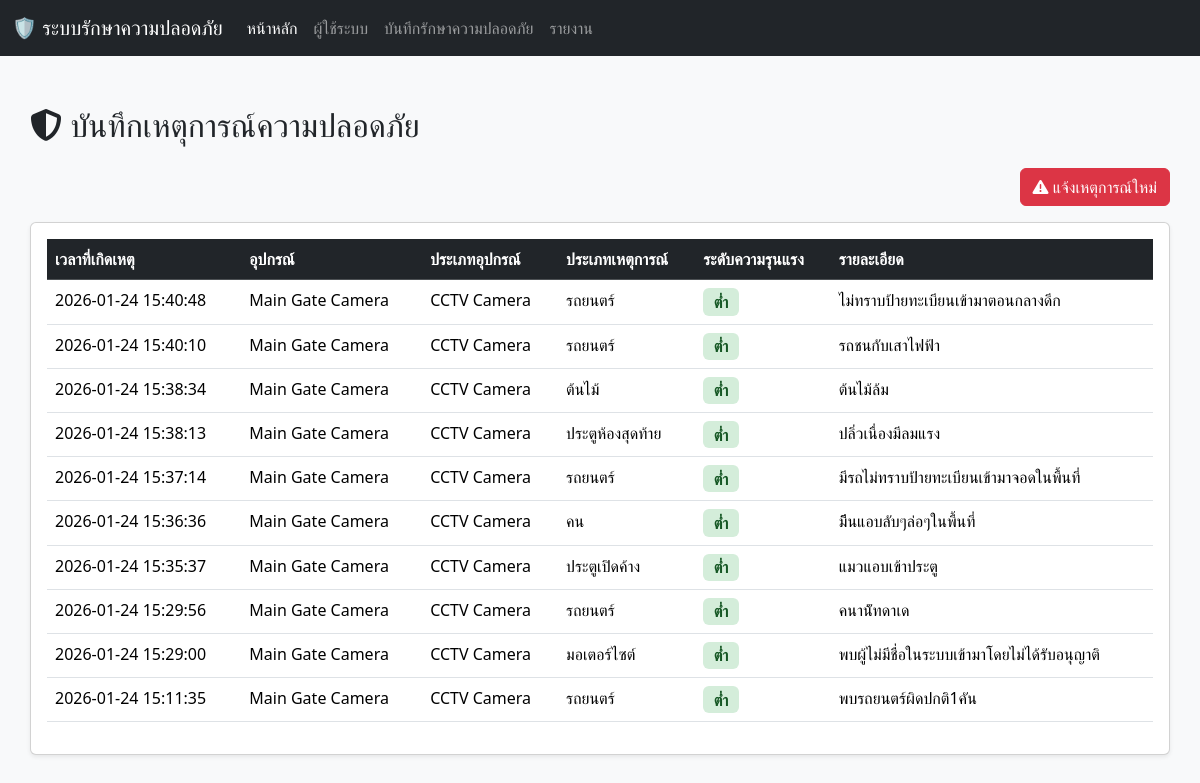
Screenshot of /security.php with the database file from the repository.
### tables this page shows
CREATE TABLE `security_events` (
  `event_id` int(11) NOT NULL,
  `device_id` int(11) DEFAULT NULL,
  `event_type` varchar(50) DEFAULT NULL,
  `event_time` datetime DEFAULT current_timestamp(),
  `severity` enum('low','medium','high') DEFAULT 'low',
  `description` text DEFAULT NULL
);

CREATE TABLE `devices` (
  `device_id` int(11) NOT NULL,
  `device_name` varchar(100) NOT NULL,
  `type_id` int(11) DEFAULT NULL,
  `location_id` int(11) DEFAULT NULL,
  `status` enum('online','offline','maintenance') DEFAULT 'offline',
  `install_date` date DEFAULT NULL
);

CREATE TABLE `device_types` (
  `type_id` int(11) NOT NULL,
  `type_name` varchar(50) NOT NULL
);

### security.php (the view, shortened to what this page needs)
<?php
include('db.php');
$sql = "SELECT e.*, d.device_name, dt.type_name
        FROM security_events e
        LEFT JOIN devices d ON e.device_id = d.device_id
        LEFT JOIN device_types dt ON d.type_id = dt.type_id
        ORDER BY e.event_time DESC";
$result = $conn->query($sql);
?>
<!DOCTYPE html>
<html lang="th">
<head>
    <link href="https://cdn.jsdelivr.net/npm/bootstrap@5.3.2/dist/css/bootstrap.min.css" rel="stylesheet">
    <link rel="stylesheet" href="https://cdnjs.cloudflare.com/ajax/libs/font-awesome/6.4.2/css/all.min.css">
</head>
<body class="bg-light">
    <?php include('master/navbar.php'); ?>
    <div class="container content-section">
        <h2 class="mb-4"><i class="fas fa-shield-alt"></i> บันทึกเหตุการณ์ความปลอดภัย</h2>
        <div class="d-flex justify-content-end mb-3">
            <button class="btn btn-danger" data-bs-toggle="modal" data-bs-target="#addEventModal">
                <i class="fas fa-exclamation-triangle"></i> แจ้งเหตุการณ์ใหม่
            </button>
        </div>
        <div class="card shadow-sm">
            <div class="card-body">
                <div class="table-responsive">
                    <table class="table table-hover">
                        <thead class="table-dark">
                            <tr>
                                <th>เวลาที่เกิดเหตุ</th>
                                <th>อุปกรณ์</th>
                                <th>ประเภทอุปกรณ์</th>
                                <th>ประเภทเหตุการณ์</th>
                                <th>ระดับความรุนแรง</th>
                                <th>รายละเอียด</th>
                            </tr>
                        </thead>
                        <tbody>
                            <?php if ($result->num_rows > 0): ?>
                                <?php while($row = $result->fetch_assoc()): ?>
                                    <?php
                                        $severity_class = '';
                                        if($row['severity'] == 'low') $severity_class = 'severity-low';
                                        elseif($row['severity'] == 'medium') $severity_class = 'severity-medium';
                                        elseif($row['severity'] == 'high') $severity_class = 'severity-high';
                                        $severity_label = ucfirst($row['severity']);
                                        if($severity_label == 'Low') $severity_label = 'ต่ำ';
                                    ?>
                                <tr>
                                    <td><?php echo $row['event_time']; ?></td>
                                    <td><?php echo $row['device_name']; ?></td>
                                    <td><?php echo $row['type_name']; ?></td>
                                    <td><?php echo $row['event_type']; ?></td>
                                    <td><span class="badge <?php echo $severity_class; ?> fs-6"><?php echo $severity_label; ?></span></td>
                                    <td><?php echo $row['description']; ?></td>
                                </tr>
                                <?php endwhile; ?>
                            <?php else: ?>
                                <tr><td colspan="6" class="text-center">ยังไม่มีรายการเหตุการณ์</td></tr>
                            <?php endif; ?>
                        </tbody>
                    </table>
                </div>
            </div>
        </div>
    </div>
</body>
</html>

### security.php (style rules this page uses)
.content-section { padding: 30px 0; margin-top: 20px; }
.severity-low { background-color: #d4edda; color: #155724; }

### rows the page displays
security_events: event_time "2026-01-24 15:40:48", device.device_name "Main Gate Camera", device_types.type_name "CCTV Camera", event_type "รถยนตร์", severity "ต่ำ", description "ไม่ทราบป้ายทะเบียนเข้ามาตอนกลางดึก"
security_events: event_time "2026-01-24 15:40:10", device.device_name "Main Gate Camera", device_types.type_name "CCTV Camera", event_type "รถยนตร์", severity "ต่ำ", description "รถชนกับเสาไฟฟ้า"
security_events: event_time "2026-01-24 15:38:34", device.device_name "Main Gate Camera", device_types.type_name "CCTV Camera", event_type "ต้นไม้", severity "ต่ำ", description "ต้นไม้ล้ม"
security_events: event_time "2026-01-24 15:38:13", device.device_name "Main Gate Camera", device_types.type_name "CCTV Camera", event_type "ประตูห้องสุดท้าย", severity "ต่ำ", description "ปลิ่วเนื่องมีลมแรง"
security_events: event_time "2026-01-24 15:37:14", device.device_name "Main Gate Camera", device_types.type_name "CCTV Camera", event_type "รถยนตร์", severity "ต่ำ", description "มีรถไม่ทราบป้ายทะเบียนเข้ามาจอดในพื้นที่"
security_events: event_time "2026-01-24 15:36:36", device.device_name "Main Gate Camera", device_types.type_name "CCTV Camera", event_type "คน", severity "ต่ำ", description "มีึนแอบลับๆล่อๆในพื้นที่"
security_events: event_time "2026-01-24 15:35:37", device.device_name "Main Gate Camera", device_types.type_name "CCTV Camera", event_type "ประตูเปิดค้าง", severity "ต่ำ", description "แมวแอบเข้าประตู"
security_events: event_time "2026-01-24 15:29:56", device.device_name "Main Gate Camera", device_types.type_name "CCTV Camera", event_type "รถยนตร์", severity "ต่ำ", description "คนาน้ัทดาเด"
security_events: event_time "2026-01-24 15:29:00", device.device_name "Main Gate Camera", device_types.type_name "CCTV Camera", event_type "มอเตอร์ไซต์", severity "ต่ำ", description "พบผู้ไม่มีชื่อในระบบเข้ามาโดยไม่ได้รับอนุญาติ"
security_events: event_time "2026-01-24 15:11:35", device.device_name "Main Gate Camera", device_types.type_name "CCTV Camera", event_type "รถยนตร์", severity "ต่ำ", description "พบรถยนตร์ผิดปกติ1คัน"
